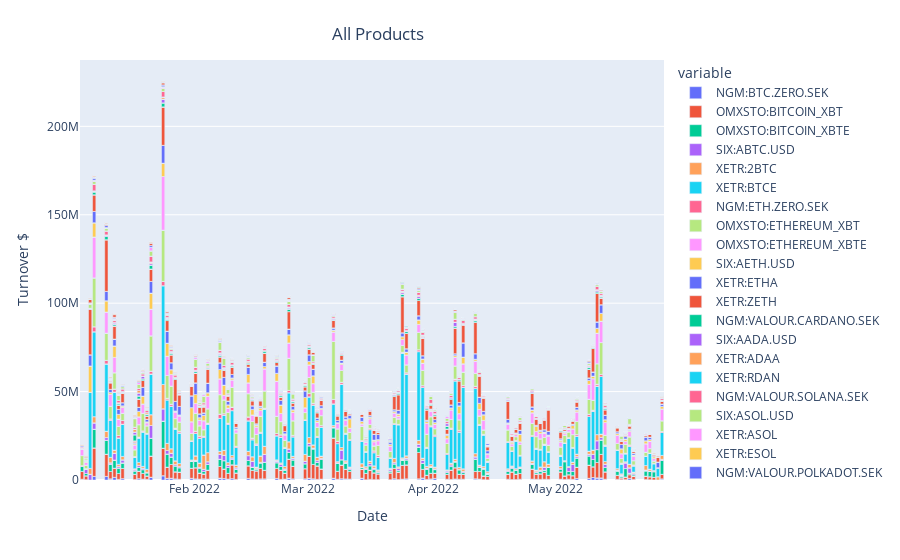

Notebook cell for this chart:
### Code cell
fig_combined = px.bar(pivot_combined, x='datetime',
y=pivot_combined.columns,
labels={
    'value':'Turnover $',
    'datetime':'Date'
})

fig_combined.update_layout(
title={
    'text': 'All Products',
    'y':0.95,
    'x':0.42,
    'xanchor': 'center',
    'yanchor': 'top'
})

fig_combined.show()

### Figure 1 — Plotly figure (JSON) as saved in the notebook; plotly's stock layout.template omitted (floating-point values rounded to 4 significant figures; data arrays with more than 128 entries replaced by an {"elided": "..."} marker saying what was removed)
{"data": [{"alignmentgroup": "True", "hovertemplate": "variable=NGM:BTC.ZERO.SEK<br>Date=%{x}<br>Turnover $=%{y}<extra></extra>", "legendgroup": "NGM:BTC.ZERO.SEK", "marker": {"color": "#636efa", "pattern": {"shape": ""}}, "name": "NGM:BTC.ZERO.SEK", "offsetgroup": "NGM:BTC.ZERO.SEK", "orientation": "v", "showlegend": true, "textposition": "auto", "type": "bar", "x": {"elided": "510 str values"}, "xaxis": "x", "y": {"elided": "510 float values"}, "yaxis": "y"}, {"alignmentgroup": "True", "hovertemplate": "variable=OMXSTO:BITCOIN_XBT<br>Date=%{x}<br>Turnover $=%{y}<extra></extra>", "legendgroup": "OMXSTO:BITCOIN_XBT", "marker": {"color": "#EF553B", "pattern": {"shape": ""}}, "name": "OMXSTO:BITCOIN_XBT", "offsetgroup": "OMXSTO:BITCOIN_XBT", "orientation": "v", "showlegend": true, "textposition": "auto", "type": "bar", "x": {"elided": "510 str values"}, "xaxis": "x", "y": {"elided": "510 float values"}, "yaxis": "y"}, {"alignmentgroup": "True", "hovertemplate": "variable=OMXSTO:BITCOIN_XBTE<br>Date=%{x}<br>Turnover $=%{y}<extra></extra>", "legendgroup": "OMXSTO:BITCOIN_XBTE", "marker": {"color": "#00cc96", "pattern": {"shape": ""}}, "name": "OMXSTO:BITCOIN_XBTE", "offsetgroup": "OMXSTO:BITCOIN_XBTE", "orientation": "v", "showlegend": true, "textposition": "auto", "type": "bar", "x": {"elided": "510 str values"}, "xaxis": "x", "y": {"elided": "510 float values"}, "yaxis": "y"}, {"alignmentgroup": "True", "hovertemplate": "variable=SIX:ABTC.USD<br>Date=%{x}<br>Turnover $=%{y}<extra></extra>", "legendgroup": "SIX:ABTC.USD", "marker": {"color": "#ab63fa", "pattern": {"shape": ""}}, "name": "SIX:ABTC.USD", "offsetgroup": "SIX:ABTC.USD", "orientation": "v", "showlegend": true, "textposition": "auto", "type": "bar", "x": {"elided": "510 str values"}, "xaxis": "x", "y": {"elided": "510 float values"}, "yaxis": "y"}, {"alignmentgroup": "True", "hovertemplate": "variable=XETR:2BTC<br>Date=%{x}<br>Turnover $=%{y}<extra></extra>", "legendgroup": "XETR:2BTC", "marker": {"color": "#FFA15A", "pattern": {"shape": ""}}, "name": "XETR:2BTC", "offsetgroup": "XETR:2BTC", "orientation": "v", "showlegend": true, "textposition": "auto", "type": "bar", "x": {"elided": "510 str values"}, "xaxis": "x", "y": {"elided": "510 float values"}, "yaxis": "y"}, {"alignmentgroup": "True", "hovertemplate": "variable=XETR:BTCE<br>Date=%{x}<br>Turnover $=%{y}<extra></extra>", "legendgroup": "XETR:BTCE", "marker": {"color": "#19d3f3", "pattern": {"shape": ""}}, "name": "XETR:BTCE", "offsetgroup": "XETR:BTCE", "orientation": "v", "showlegend": true, "textposition": "auto", "type": "bar", "x": {"elided": "510 str values"}, "xaxis": "x", "y": {"elided": "510 float values"}, "yaxis": "y"}, {"alignmentgroup": "True", "hovertemplate": "variable=NGM:ETH.ZERO.SEK<br>Date=%{x}<br>Turnover $=%{y}<extra></extra>", "legendgroup": "NGM:ETH.ZERO.SEK", "marker": {"color": "#FF6692", "pattern": {"shape": ""}}, "name": "NGM:ETH.ZERO.SEK", "offsetgroup": "NGM:ETH.ZERO.SEK", "orientation": "v", "showlegend": true, "textposition": "auto", "type": "bar", "x": {"elided": "510 str values"}, "xaxis": "x", "y": {"elided": "510 float values"}, "yaxis": "y"}, {"alignmentgroup": "True", "hovertemplate": "variable=OMXSTO:ETHEREUM_XBT<br>Date=%{x}<br>Turnover $=%{y}<extra></extra>", "legendgroup": "OMXSTO:ETHEREUM_XBT", "marker": {"color": "#B6E880", "pattern": {"shape": ""}}, "name": "OMXSTO:ETHEREUM_XBT", "offsetgroup": "OMXSTO:ETHEREUM_XBT", "orientation": "v", "showlegend": true, "textposition": "auto", "type": "bar", "x": {"elided": "510 str values"}, "xaxis": "x", "y": {"elided": "510 float values"}, "yaxis": "y"}, {"alignmentgroup": "True", "hovertemplate": "variable=OMXSTO:ETHEREUM_XBTE<br>Date=%{x}<br>Turnover $=%{y}<extra></extra>", "legendgroup": "OMXSTO:ETHEREUM_XBTE", "marker": {"color": "#FF97FF", "pattern": {"shape": ""}}, "name": "OMXSTO:ETHEREUM_XBTE", "offsetgroup": "OMXSTO:ETHEREUM_XBTE", "orientation": "v", "showlegend": true, "textposition": "auto", "type": "bar", "x": {"elided": "510 str values"}, "xaxis": "x", "y": {"elided": "510 float values"}, "yaxis": "y"}, {"alignmentgroup": "True", "hovertemplate": "variable=SIX:AETH.USD<br>Date=%{x}<br>Turnover $=%{y}<extra></extra>", "legendgroup": "SIX:AETH.USD", "marker": {"color": "#FECB52", "pattern": {"shape": ""}}, "name": "SIX:AETH.USD", "offsetgroup": "SIX:AETH.USD", "orientation": "v", "showlegend": true, "textposition": "auto", "type": "bar", "x": {"elided": "510 str values"}, "xaxis": "x", "y": {"elided": "510 float values"}, "yaxis": "y"}, {"alignmentgroup": "True", "hovertemplate": "variable=XETR:ETHA<br>Date=%{x}<br>Turnover $=%{y}<extra></extra>", "legendgroup": "XETR:ETHA", "marker": {"color": "#636efa", "pattern": {"shape": ""}}, "name": "XETR:ETHA", "offsetgroup": "XETR:ETHA", "orientation": "v", "showlegend": true, "textposition": "auto", "type": "bar", "x": {"elided": "510 str values"}, "xaxis": "x", "y": {"elided": "510 float values"}, "yaxis": "y"}, {"alignmentgroup": "True", "hovertemplate": "variable=XETR:ZETH<br>Date=%{x}<br>Turnover $=%{y}<extra></extra>", "legendgroup": "XETR:ZETH", "marker": {"color": "#EF553B", "pattern": {"shape": ""}}, "name": "XETR:ZETH", "offsetgroup": "XETR:ZETH", "orientation": "v", "showlegend": true, "textposition": "auto", "type": "bar", "x": {"elided": "510 str values"}, "xaxis": "x", "y": {"elided": "510 float values"}, "yaxis": "y"}, {"alignmentgroup": "True", "hovertemplate": "variable=NGM:VALOUR.CARDANO.SEK<br>Date=%{x}<br>Turnover $=%{y}<extra></extra>", "legendgroup": "NGM:VALOUR.CARDANO.SEK", "marker": {"color": "#00cc96", "pattern": {"shape": ""}}, "name": "NGM:VALOUR.CARDANO.SEK", "offsetgroup": "NGM:VALOUR.CARDANO.SEK", "orientation": "v", "showlegend": true, "textposition": "auto", "type": "bar", "x": {"elided": "510 str values"}, "xaxis": "x", "y": {"elided": "510 float values"}, "yaxis": "y"}, {"alignmentgroup": "True", "hovertemplate": "variable=SIX:AADA.USD<br>Date=%{x}<br>Turnover $=%{y}<extra></extra>", "legendgroup": "SIX:AADA.USD", "marker": {"color": "#ab63fa", "pattern": {"shape": ""}}, "name": "SIX:AADA.USD", "offsetgroup": "SIX:AADA.USD", "orientation": "v", "showlegend": true, "textposition": "auto", "type": "bar", "x": {"elided": "510 str values"}, "xaxis": "x", "y": {"elided": "510 float values"}, "yaxis": "y"}, {"alignmentgroup": "True", "hovertemplate": "variable=XETR:ADAA<br>Date=%{x}<br>Turnover $=%{y}<extra></extra>", "legendgroup": "XETR:ADAA", "marker": {"color": "#FFA15A", "pattern": {"shape": ""}}, "name": "XETR:ADAA", "offsetgroup": "XETR:ADAA", "orientation": "v", "showlegend": true, "textposition": "auto", "type": "bar", "x": {"elided": "510 str values"}, "xaxis": "x", "y": {"elided": "510 float values"}, "yaxis": "y"}, {"alignmentgroup": "True", "hovertemplate": "variable=XETR:RDAN<br>Date=%{x}<br>Turnover $=%{y}<extra></extra>", "legendgroup": "XETR:RDAN", "marker": {"color": "#19d3f3", "pattern": {"shape": ""}}, "name": "XETR:RDAN", "offsetgroup": "XETR:RDAN", "orientation": "v", "showlegend": true, "textposition": "auto", "type": "bar", "x": {"elided": "510 str values"}, "xaxis": "x", "y": {"elided": "510 float values"}, "yaxis": "y"}, {"alignmentgroup": "True", "hovertemplate": "variable=NGM:VALOUR.SOLANA.SEK<br>Date=%{x}<br>Turnover $=%{y}<extra></extra>", "legendgroup": "NGM:VALOUR.SOLANA.SEK", "marker": {"color": "#FF6692", "pattern": {"shape": ""}}, "name": "NGM:VALOUR.SOLANA.SEK", "offsetgroup": "NGM:VALOUR.SOLANA.SEK", "orientation": "v", "showlegend": true, "textposition": "auto", "type": "bar", "x": {"elided": "510 str values"}, "xaxis": "x", "y": {"elided": "510 float values"}, "yaxis": "y"}, {"alignmentgroup": "True", "hovertemplate": "variable=SIX:ASOL.USD<br>Date=%{x}<br>Turnover $=%{y}<extra></extra>", "legendgroup": "SIX:ASOL.USD", "marker": {"color": "#B6E880", "pattern": {"shape": ""}}, "name": "SIX:ASOL.USD", "offsetgroup": "SIX:ASOL.USD", "orientation": "v", "showlegend": true, "textposition": "auto", "type": "bar", "x": {"elided": "510 str values"}, "xaxis": "x", "y": {"elided": "510 float values"}, "yaxis": "y"}, {"alignmentgroup": "True", "hovertemplate": "variable=XETR:ASOL<br>Date=%{x}<br>Turnover $=%{y}<extra></extra>", "legendgroup": "XETR:ASOL", "marker": {"color": "#FF97FF", "pattern": {"shape": ""}}, "name": "XETR:ASOL", "offsetgroup": "XETR:ASOL", "orientation": "v", "showlegend": true, "textposition": "auto", "type": "bar", "x": {"elided": "510 str values"}, "xaxis": "x", "y": {"elided": "510 float values"}, "yaxis": "y"}, {"alignmentgroup": "True", "hovertemplate": "variable=XETR:ESOL<br>Date=%{x}<br>Turnover $=%{y}<extra></extra>", "legendgroup": "XETR:ESOL", "marker": {"color": "#FECB52", "pattern": {"shape": ""}}, "name": "XETR:ESOL", "offsetgroup": "XETR:ESOL", "orientation": "v", "showlegend": true, "textposition": "auto", "type": "bar", "x": {"elided": "510 str values"}, "xaxis": "x", "y": {"elided": "510 float values"}, "yaxis": "y"}, {"alignmentgroup": "True", "hovertemplate": "variable=NGM:VALOUR.POLKADOT.SEK<br>Date=%{x}<br>Turnover $=%{y}<extra></extra>", "legendgroup": "NGM:VALOUR.POLKADOT.SEK", "marker": {"color": "#636efa", "pattern": {"shape": ""}}, "name": "NGM:VALOUR.POLKADOT.SEK", "offsetgroup": "NGM:VALOUR.POLKADOT.SEK", "orientation": "v", "showlegend": true, "textposition": "auto", "type": "bar", "x": {"elided": "510 str values"}, "xaxis": "x", "y": {"elided": "510 float values"}, "yaxis": "y"}, {"alignmentgroup": "True", "hovertemplate": "variable=SIX:ADOT.USD<br>Date=%{x}<br>Turnover $=%{y}<extra></extra>", "legendgroup": "SIX:ADOT.USD", "marker": {"color": "#EF553B", "pattern": {"shape": ""}}, "name": "SIX:ADOT.USD", "offsetgroup": "SIX:ADOT.USD", "orientation": "v", "showlegend": true, "textposition": "auto", "type": "bar", "x": {"elided": "510 str values"}, "xaxis": "x", "y": {"elided": "510 float values"}, "yaxis": "y"}, {"alignmentgroup": "True", "hovertemplate": "variable=XETR:ADOT<br>Date=%{x}<br>Turnover $=%{y}<extra></extra>", "legendgroup": "XETR:ADOT", "marker": {"color": "#00cc96", "pattern": {"shape": ""}}, "name": "XETR:ADOT", "offsetgroup": "XETR:ADOT", "orientation": "v", "showlegend": true, "textposition": "auto", "type": "bar", "x": {"elided": "510 str values"}, "xaxis": "x", "y": {"elided": "510 float values"}, "yaxis": "y"}, {"alignmentgroup": "True", "hovertemplate": "variable=XETR:PLKA<br>Date=%{x}<br>Turnover $=%{y}<extra></extra>", "legendgroup": "XETR:PLKA", "marker": {"color": "#ab63fa", "pattern": {"shape": ""}}, "name": "XETR:PLKA", "offsetgroup": "XETR:PLKA", "orientation": "v", "showlegend": true, "textposition": "auto", "type": "bar", "x": {"elided": "510 str values"}, "xaxis": "x", "y": {"elided": "510 float values"}, "yaxis": "y"}, {"alignmentgroup": "True", "hovertemplate": "variable=mean<br>Date=%{x}<br>Turnover $=%{y}<extra></extra>", "legendgroup": "mean", "marker": {"color": "#FFA15A", "pattern": {"shape": ""}}, "name": "mean", "offsetgroup": "mean", "orientation": "v", "showlegend": true, "textposition": "auto", "type": "bar", "x": {"elided": "510 str values"}, "xaxis": "x", "y": {"elided": "510 float values"}, "yaxis": "y"}], "layout": {"barmode": "relative", "legend": {"title": {"text": "variable"}, "tracegroupgap": 0}, "margin": {"t": 60}, "title": {"text": "All Products", "x": 0.42, "xanchor": "center", "y": 0.95, "yanchor": "top"}, "xaxis": {"anchor": "y", "domain": [0, 1], "title": {"text": "Date"}}, "yaxis": {"anchor": "x", "domain": [0, 1], "title": {"text": "Turnover $"}}}}
